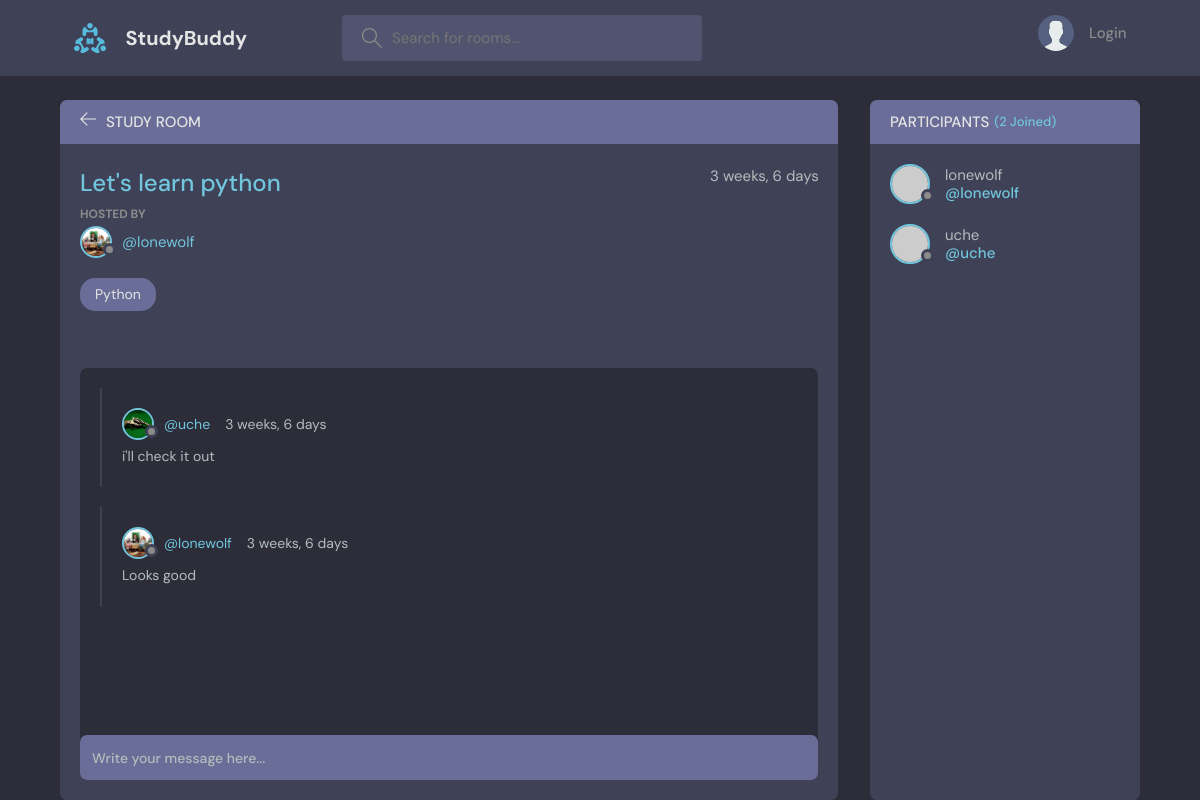
The page /room/1/ on the database its author committed.
### base/models.py (models this page shows, shortened)
class Room(models.Model):
    host = models.ForeignKey(User, on_delete=models.SET_NULL, null=True)
    topic = models.ForeignKey(Topic, on_delete=models.SET_NULL, null=True)
    name = models.CharField(max_length=200)
    description = models.TextField(null=True, blank=True)
    participants = models.ManyToManyField(User, related_name='participants', blank=True)
    updated = models.DateTimeField(auto_now=True)
    created = models.DateTimeField(auto_now_add=True)
    class Meta:
        ordering = ['-updated', '-created']

class User(AbstractUser):
    name = models.CharField(max_length=200, null=True)
    email = models.EmailField(unique=True, null=True)
    bio = models.TextField(null=True)
    avatar = models.ImageField(null=True, default="avatar.svg")
    USERNAME_FIELD = 'email'
    REQUIRED_FIELDS = []

class Topic(models.Model):
    name = models.CharField(max_length=200)
    def __str__(self):
        return self.name

class Message(models.Model):
    user = models.ForeignKey(User, on_delete=models.CASCADE)
    room = models.ForeignKey(Room, on_delete=models.CASCADE)
    body = models.TextField(null=True, blank=True)
    updated = models.DateTimeField(auto_now=True)
    created = models.DateTimeField(auto_now_add=True)
    class Meta:
        ordering = ['-updated', '-created']

### base/views.py (the view, shortened to what this page needs)
# urls.py: path('room/<int:id>/', room, name='room'),
def room(request, id):
    room = Room.objects.get(id=id)
    room_messages = room.message_set.all()
    participants = room.participants.all()
    context = {
        'room': room,
        'room_messages': room_messages,
        'participants': participants
    }
    return render(request, 'base/room.html', context)

### base/templates/base/room.html (shortened to what this page needs)
{% extends 'main.html' %}
{% block content %}
<main class="profile-page layout layout--2">
   <div class="container">
     <div class="room">
          <div class="room__top">
            <div class="room__topLeft">
              <a href="{% url 'base:home' %}">
                <svg version="1.1" xmlns="http://www.w3.org/2000/svg" width="32" height="32" viewBox="0 0 32 32">
                  <title>arrow-left</title>
                  <path
                    d="M13.723 2.286l-13.723 13.714 13.719 13.714 1.616-1.611-10.96-10.96h27.625v-2.286h-27.625l10.965-10.965-1.616-1.607z">
                  </path>
                </svg>
              </a>
              <h3>Study Room</h3>
            </div>
          </div>
          <div class="room__box scroll">
            <div class="room__header scroll">
              <div class="room__info">
                <h3>{{ room.name }}</h3>
                <span>{{room.created|timesince}}</span>
              </div>
              <div class="room__hosted">
                <p>Hosted By</p>
                <a href="{% url 'base:userprofile' room.host.id %}" class="room__author">
                  <div class="avatar avatar--small">
                    <img src="{{room.host.avatar.url}}" />
                  </div>
                  <span>@{{room.host.username}}</span>
                </a>
              </div>
              <span class="room__topics">{{ room.topic }}</span>
            </div>
            <div class="room__conversation">
              <div class="threads scroll">
                {% for message in  room_messages %}
                <div class="thread">
                  <div class="thread__top">
                    <div class="thread__author">
                      <a href="{% url 'base:userprofile' message.user.id%}" class="thread__authorInfo">
                        <div class="avatar avatar--small">
                          <img src="{{message.user.avatar.url}}" />
                        </div>
                        <span>@{{message.user.username}}</span>
                      </a>
                      <span class="thread__date">{{message.created|timesince}}</span>
                    </div>
                  </div>
                  <div class="thread__details">
                    {{message.body}}
                </div>
              </div>
              {% endfor %}
            </div>
          </div>
        </div>
         <div class="room__message">
        <form action="" method="POST">
          <input name="body" placeholder="Write your message here..." />
        </form>
      </div>
    </div>
        <div class="participants">
          <h3 class="participants__top">Participants <span>({{participants.count }} Joined)</span></h3>
          <div class="participants__list scroll">
            {% for user in participants %}
            <a href="{% url 'base:userprofile' user.id %}" class="participant">
              <div class="avatar avatar--medium">
                <img src="https://randomuser.me/api/portraits/men/37.jpg" />
              </div>
              <p>
                  {{user.username}}
                <span>@{{ user.username }}</span>
              </p>
            </a>
            {% endfor %}
          </div>
        </div>
   </div>
</main>
{% endblock %}

### rows shown on the page
Room: name "Let's learn python", created "3 weeks, 6 days", host.avatar (picture), host.username "lonewolf", topic "Python"
Message: user.avatar (picture), user.username "uche", created "3 weeks, 6 days", body "i'll check it out"
Message: user.avatar (picture), user.username "lonewolf", created "3 weeks, 6 days", body "Looks good"
User: username "lonewolf"
User: username "uche"

### other values the page prints
{{ participants.count }} "2"
